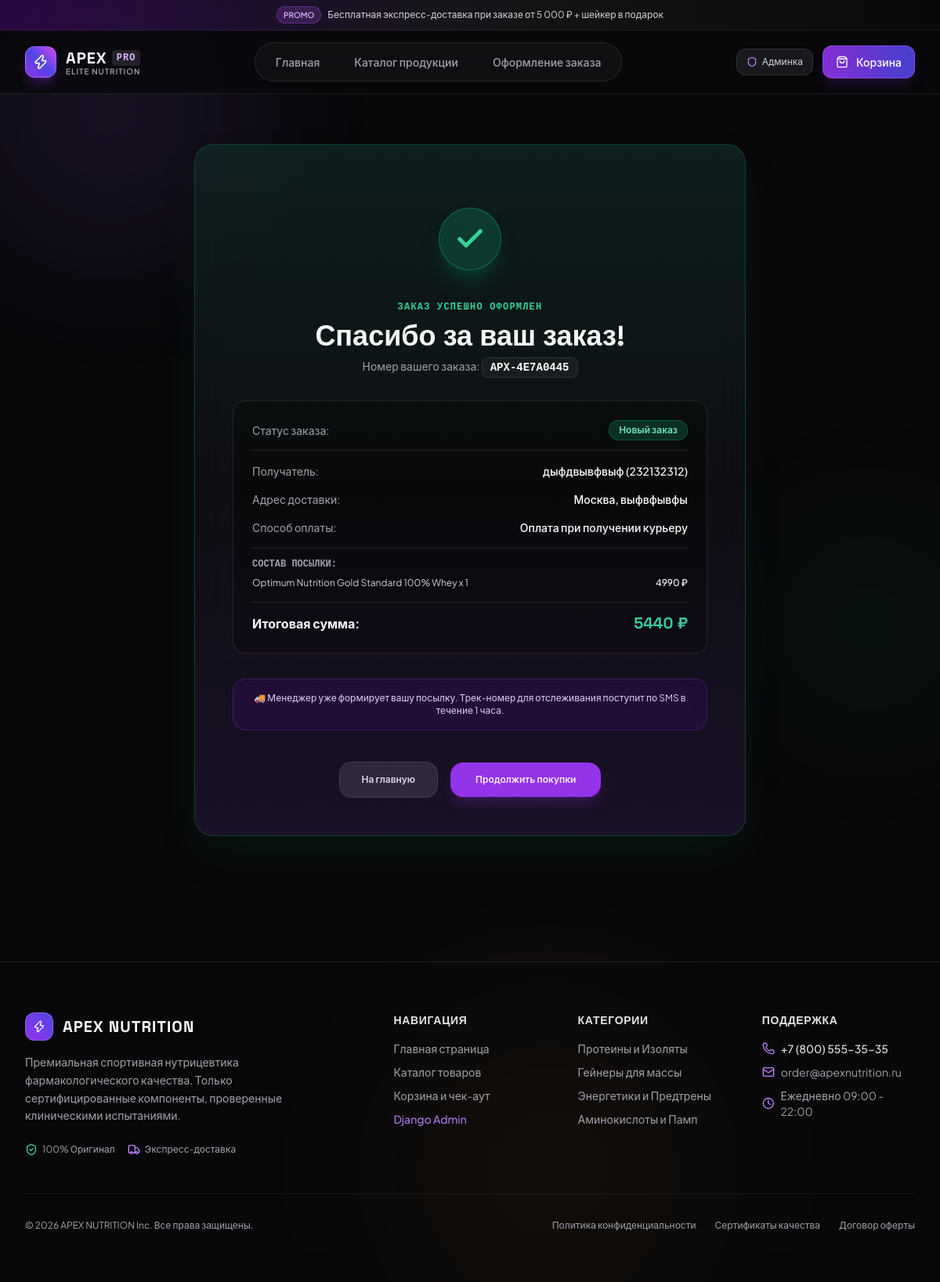
Page /order/success/APX-4E7A0445/ on the committed database.
### store/models.py (models this page shows, shortened)
class Order(models.Model):
    STATUS_CHOICES = (
        ('new', 'Новый заказ'),
        ('processing', 'В обработке'),
        ('shipped', 'Отправлен / В доставке'),
        ('completed', 'Выполнен'),
        ('cancelled', 'Отменён'),
    )
    PAYMENT_CHOICES = (
        ('online', 'Банковской картой онлайн (СБП / МИР)'),
        ('courier', 'Оплата при получении курьеру'),
        ('crypto', 'USDT / Криптовалюта'),
    )
    order_number = models.CharField(max_length=32, unique=True, verbose_name="Номер заказа")
    full_name = models.CharField(max_length=150, verbose_name="ФИО покупателя")
    phone = models.CharField(max_length=30, verbose_name="Телефон")
    email = models.EmailField(blank=True, verbose_name="Электронная почта")
    city = models.CharField(max_length=100, default="Москва", verbose_name="Город")
    address = models.TextField(verbose_name="Адрес доставки")
    payment_method = models.CharField(max_length=30, choices=PAYMENT_CHOICES, default='online', verbose_name="Способ оплаты")
    comment = models.TextField(blank=True, verbose_name="Комментарий к заказу")
    total_price = models.DecimalField(max_digits=10, decimal_places=2, verbose_name="Сумма заказа (₽)")
    discount_amount = models.DecimalField(max_digits=10, decimal_places=2, default=0, verbose_name="Скидка (₽)")
    status = models.CharField(max_length=20, choices=STATUS_CHOICES, default='new', verbose_name="Статус заказа")
    created_at = models.DateTimeField(auto_now_add=True, verbose_name="Дата создания")
    class Meta:
        verbose_name = "Заказ"
        verbose_name_plural = "Заказы"
        ordering = ['-created_at']

class OrderItem(models.Model):
    order = models.ForeignKey(Order, on_delete=models.CASCADE, related_name="items", verbose_name="Заказ")
    product = models.ForeignKey(Product, on_delete=models.PROTECT, related_name="order_items", verbose_name="Товар")
    quantity = models.PositiveIntegerField(default=1, verbose_name="Количество")
    price = models.DecimalField(max_digits=10, decimal_places=2, verbose_name="Цена за шт.")
    class Meta:
        verbose_name = "Позиция заказа"
        verbose_name_plural = "Позиции заказа"
    @property
    def total_cost(self):
        return self.price * self.quantity

class Product(models.Model):
    category = models.ForeignKey(Category, on_delete=models.CASCADE, related_name="products", verbose_name="Категория")
    title = models.CharField(max_length=200, verbose_name="Название товара")
    slug = models.SlugField(unique=True, verbose_name="URL-идентификатор (slug)")
    tagline = models.CharField(max_length=255, blank=True, verbose_name="Короткий слоган")
    short_description = models.TextField(verbose_name="Краткое описание")
    full_description = models.TextField(verbose_name="Полное описание / О продукте")
    price = models.DecimalField(max_digits=10, decimal_places=2, verbose_name="Цена (₽)")
    old_price = models.DecimalField(max_digits=10, decimal_places=2, blank=True, null=True, verbose_name="Старая цена (₽)")
    image = models.ImageField(upload_to="products/", verbose_name="Изображение товара")
    servings = models.CharField(max_length=100, blank=True, verbose_name="Количество порций")
    weight_volume = models.CharField(max_length=100, blank=True, verbose_name="Вес / Объем")
    flavor = models.CharField(max_length=100, blank=True, verbose_name="Вкус")
    rating = models.FloatField(default=5.0, verbose_name="Рейтинг (от 1 до 5)")
    reviews_count = models.PositiveIntegerField(default=24, verbose_name="Количество отзывов")
    badge = models.CharField(max_length=50, blank=True, verbose_name="Бейдж (Хит, Скидка и т.д.)")
    is_featured = models.BooleanField(default=False, verbose_name="Флагман на главной")
    is_bestseller = models.BooleanField(default=False, verbose_name="Хит продаж")
    in_stock = models.BooleanField(default=True, verbose_name="В наличии")
    specs_json = models.JSONField(default=dict, blank=True, verbose_name="Характеристики / БЖУ (JSON)")
    created_at = models.DateTimeField(auto_now_add=True, verbose_name="Дата добавления")
    class Meta:
        verbose_name = "Товар"
        verbose_name_plural = "Товары"
        ordering = ['-is_featured', '-is_bestseller', '-created_at']

### store/views.py (the view)
# urls.py: path('order/success/<str:order_number>/', views.order_success_view, name='order_success'),
def order_success_view(request, order_number):
    order = get_object_or_404(Order, order_number=order_number)
    context = {
        'page_title': f'Заказ #{order.order_number} оформлен | APEX NUTRITION',
        'order': order,
    }
    return render(request, 'store/order_success.html', context)

### store/context_processors.py (called while the page is built)
def cart_context(request):
    cart = request.session.get('cart', {})
    total_items = sum(cart.values()) if isinstance(cart, dict) else 0
    return {
        'cart_count': total_items,
    }

### templates/store/order_success.html
{% extends 'base.html' %}
{% load static %}
{% block content %}
<div class="max-w-3xl mx-auto px-4 sm:px-6 lg:px-8 py-16">
    <div class="glass-panel p-8 sm:p-12 rounded-3xl border border-emerald-500/30 text-center space-y-8 relative overflow-hidden shadow-2xl shadow-emerald-950/40">
        <div class="absolute inset-0 bg-gradient-to-b from-emerald-500/10 via-transparent to-purple-600/10 pointer-events-none"></div>
        <div class="relative w-20 h-20 rounded-full bg-emerald-500/20 border border-emerald-500/40 flex items-center justify-center mx-auto text-emerald-400 shadow-xl shadow-emerald-900/50">
            <i data-lucide="check" class="w-10 h-10 stroke-[3]"></i>
        </div>
        <div class="space-y-2">
            <span class="text-xs uppercase font-mono tracking-widest text-emerald-400 font-bold">Заказ успешно оформлен</span>
            <h1 class="text-3xl sm:text-4xl font-extrabold font-display text-white">Спасибо за ваш заказ!</h1>
            <p class="text-sm text-zinc-400 max-w-md mx-auto">
                Номер вашего заказа: <span class="font-mono font-bold text-white bg-zinc-900 px-2.5 py-1 rounded-lg border border-white/10">{{ order.order_number }}</span>
            </p>
        </div>
        <div class="p-6 rounded-2xl bg-zinc-950/80 border border-white/10 text-left space-y-4 text-xs sm:text-sm">
            <div class="flex justify-between items-center border-b border-white/10 pb-3">
                <span class="text-zinc-400">Статус заказа:</span>
                <span class="px-3 py-1 rounded-full text-xs font-semibold bg-emerald-500/20 text-emerald-300 border border-emerald-500/30">
                    {{ order.get_status_display }}
                </span>
            </div>
            <div class="flex justify-between items-center">
                <span class="text-zinc-400">Получатель:</span>
                <span class="text-white font-medium">{{ order.full_name }} ({{ order.phone }})</span>
            </div>
            <div class="flex justify-between items-center">
                <span class="text-zinc-400">Адрес доставки:</span>
                <span class="text-white font-medium">{{ order.city }}, {{ order.address }}</span>
            </div>
            <div class="flex justify-between items-center">
                <span class="text-zinc-400">Способ оплаты:</span>
                <span class="text-white font-medium">{{ order.get_payment_method_display }}</span>
            </div>
            <div class="pt-3 border-t border-white/10 space-y-2">
                <span class="text-xs font-mono uppercase text-zinc-400 block font-semibold">Состав посылки:</span>
                {% for item in order.items.all %}
                <div class="flex justify-between text-xs text-zinc-300">
                    <span>{{ item.product.title }} x {{ item.quantity }}</span>
                    <span class="font-medium text-white">{{ item.total_cost|floatformat:0 }} ₽</span>
                </div>
                {% endfor %}
            </div>
            <div class="pt-3 border-t border-white/10 flex justify-between items-baseline font-bold text-base text-white">
                <span>Итоговая сумма:</span>
                <span class="text-xl font-display text-emerald-400">{{ order.total_price|floatformat:0 }} ₽</span>
            </div>
        </div>
        <div class="p-4 rounded-2xl bg-purple-950/30 border border-purple-500/20 text-xs text-purple-200 text-center">
            🚚 Менеджер уже формирует вашу посылку. Трек-номер для отслеживания поступит по SMS в течение 1 часа.
        </div>
        <div class="flex flex-col sm:flex-row items-center justify-center gap-4 pt-2">
            <a href="{% url 'home' %}" class="w-full sm:w-auto px-7 py-3.5 rounded-2xl bg-zinc-800 hover:bg-zinc-700 text-zinc-200 hover:text-white text-xs font-semibold border border-white/10 transition-all">
                На главную
            </a>
            <a href="{% url 'catalog' %}" class="w-full sm:w-auto px-8 py-3.5 rounded-2xl bg-purple-600 hover:bg-purple-500 text-white text-xs font-semibold shadow-lg shadow-purple-900/40 transition-all">
                Продолжить покупки
            </a>
        </div>
    </div>
</div>
{% endblock %}

### static/css/custom.css (style rules this page uses)
:root { --font-main: 'Plus Jakarta Sans', -apple-system, BlinkMacSystemFont, 'Segoe UI', Roboto, sans-serif; --font-display: 'Space Grotesk', sans-serif; }
body { font-family: var(--font-main); background-color: #09090b; color: #f4f4f5; overflow-x: hidden; }
.glass-panel { background: rgba(18, 18, 23, 0.65); backdrop-filter: blur(20px); -webkit-backdrop-filter: blur(20px); border: 1px solid rgba(255, 255, 255, 0.08); }

### rows in the picture
Order: order_number "APX-4E7A0445", status "Новый заказ", full_name "дыфдвывфвыф", phone "232132312", city "Москва", address "выфвфывфы", payment_method "Оплата при получении курьеру", total_price "5440"
OrderItem: product "Optimum Nutrition Gold Standard 100% Whey", quantity "1", total_cost "4990"
